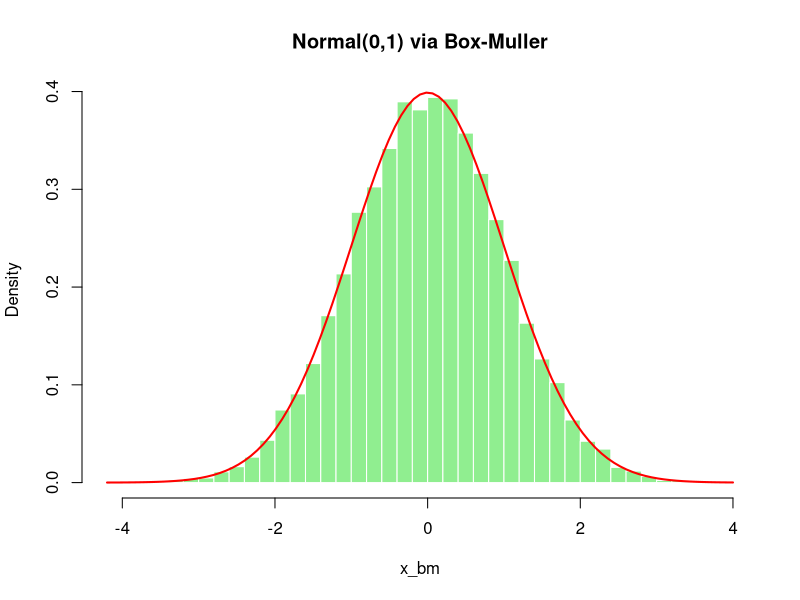

Generate this figure with R:
# Número de amostras (pares de Normais)
n <- 10000

u1 <- runif(n)
u2 <- runif(n)

z1 <- sqrt(-2 * log(u1)) * cos(2 * pi * u2)
z2 <- sqrt(-2 * log(u1)) * sin(2 * pi * u2)

# Junta as duas amostras
x_bm <- c(z1, z2)

# Histograma
hist(
  x_bm,
  breaks = 50,
  probability = TRUE,
  main = "Normal(0,1) via Box-Muller",
  col = "lightgreen",
  border = "white"
)

# Curva teórica
curve(dnorm(x), add = TRUE, col = "red", lwd = 2)
